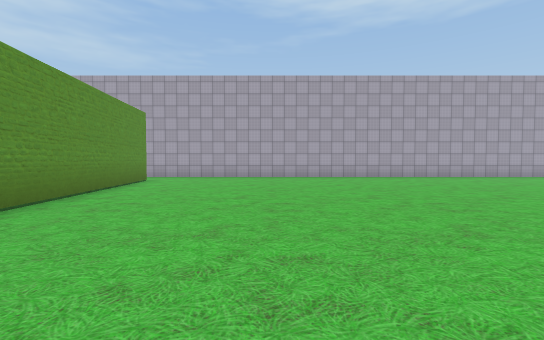
[1] (above)

24 first-person views from a walk through a scene from a Unity 3-D project. The camera is 1.4 m above the floor, tilts 2° down and sees 90° across. The floor is counted in squares, 2 m on a side. Each view is taken from the middle of a square. On the plan, view 1 faces up. The plan holds only what a view shows up to about 9 squares ahead; the rest is blank. The place goes on beyond the plan. The player character is not drawn. Some animated figures are not drawn. Some surface patterns are stand-ins.

[2]
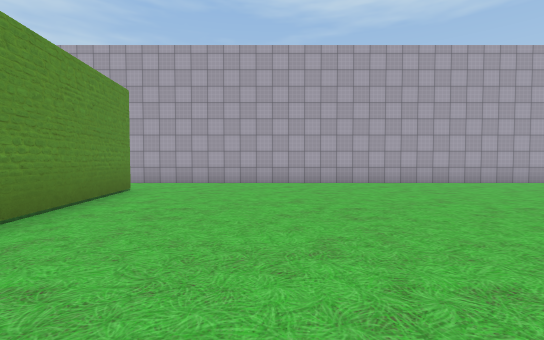

[3]
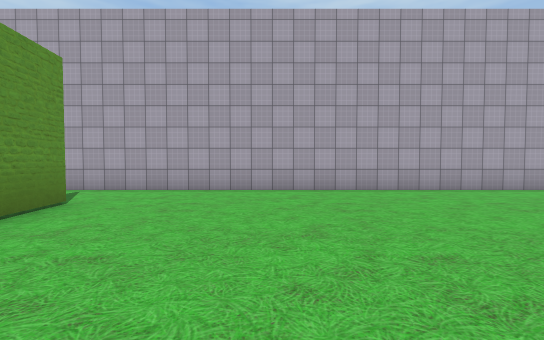

[4]
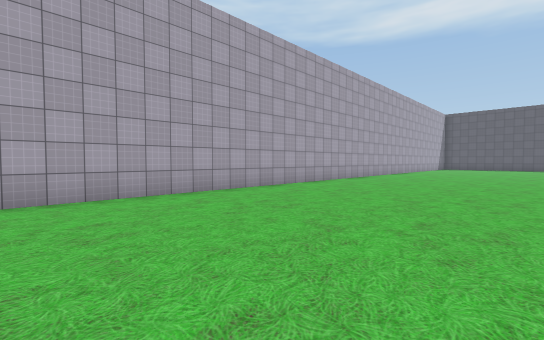

[5]
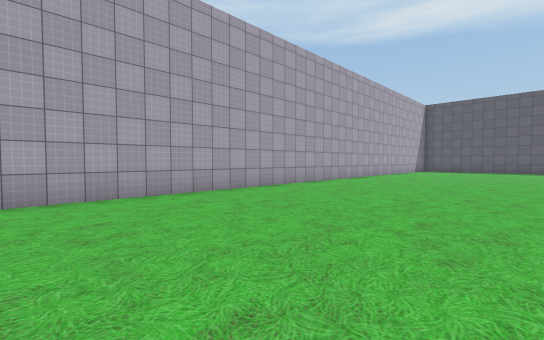

[6]
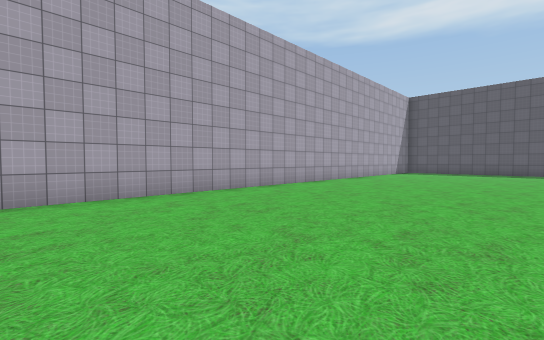

[7]
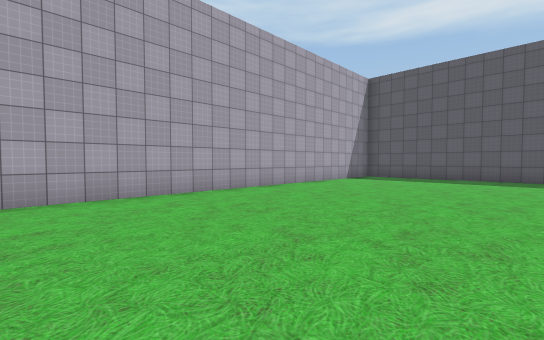

[8]
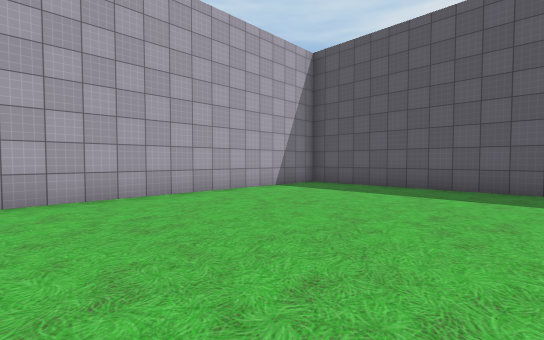

[9]
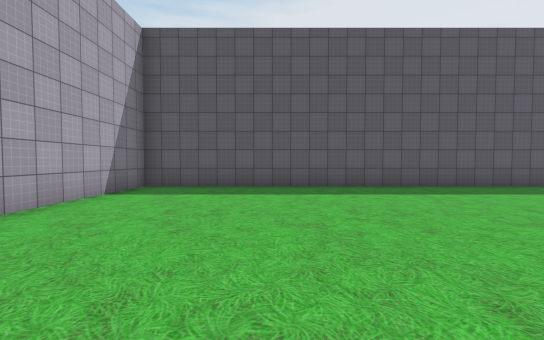

[10]
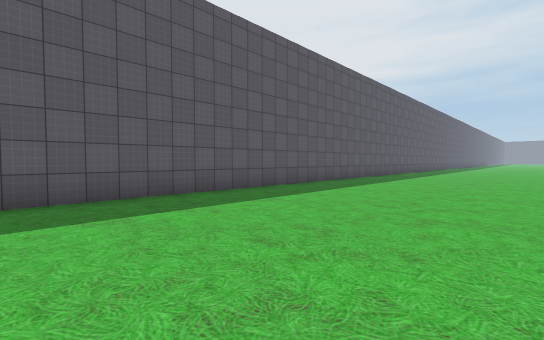

[11]
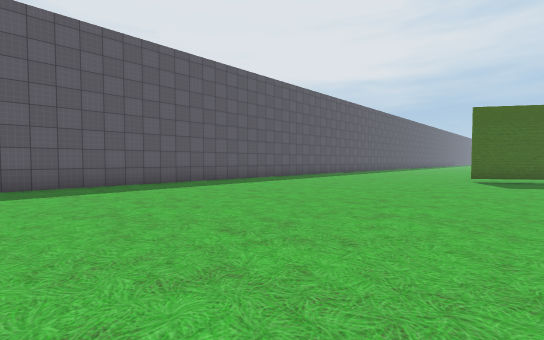

[12]
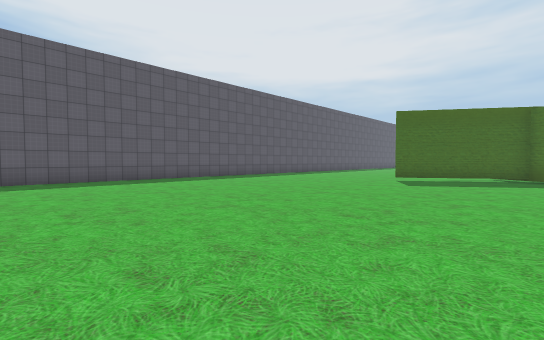

[13]
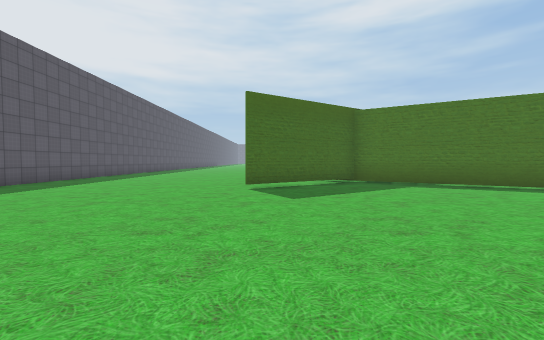

[14]
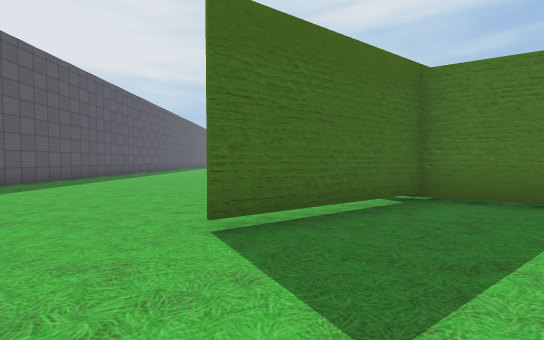

[15]
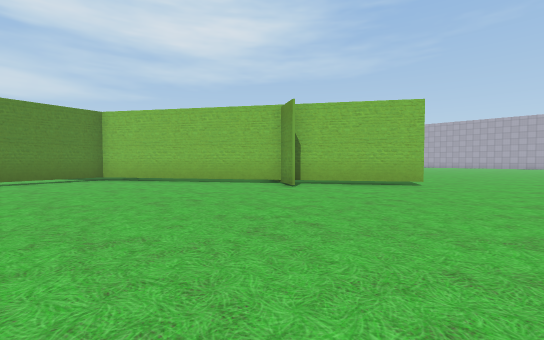

[16]
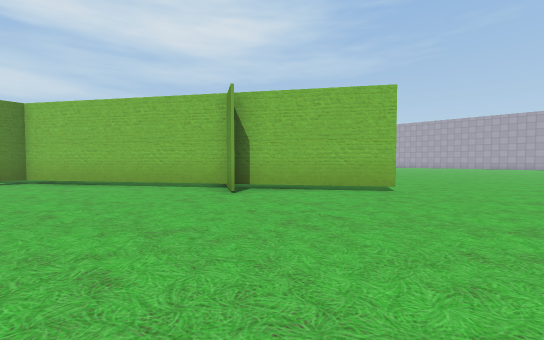

[17]
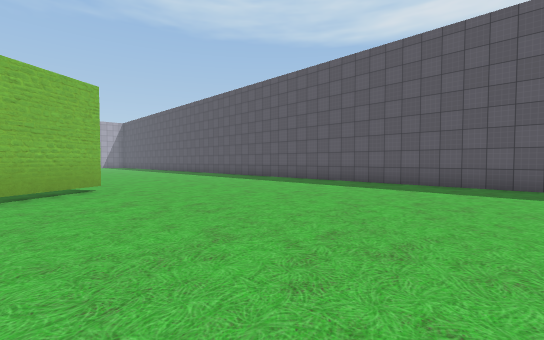

[18]
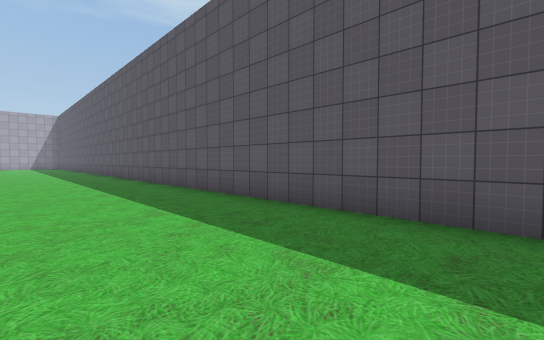

[19]
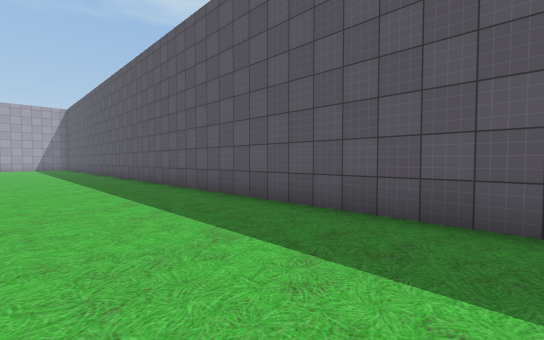

[20]
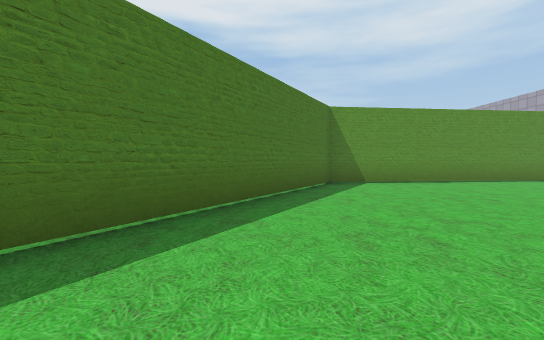

[21]
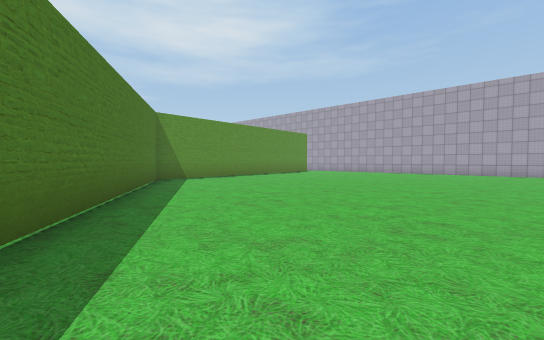

[22]
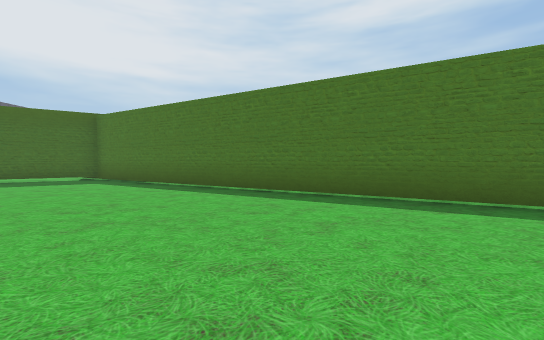

[23]
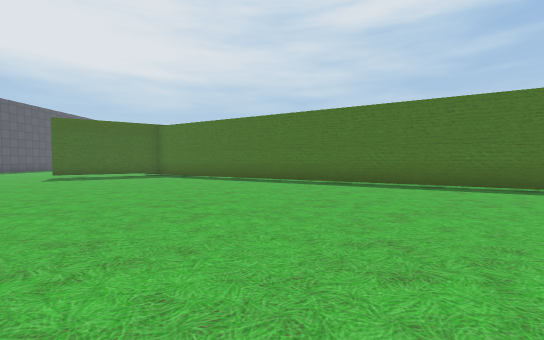

[24]
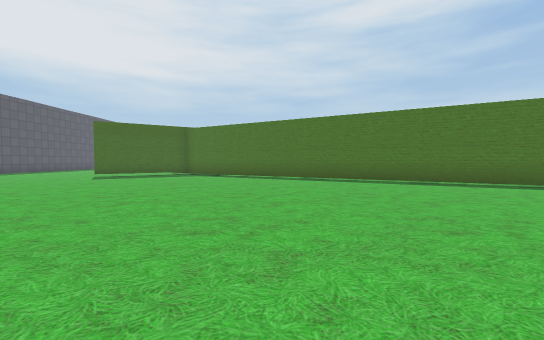

### Floor plan
Key: @ floor where view 1 was taken; # wall or solid block; . floor; T thing the floor can be seen under or through.
Columns run from 6 left of view 1 to 27 right of it. Each row starts with its distance up from view 1.
 12 ##################################
 11 .................................#
 10  ................................#
  9   #..............................#
  8   #..............................#
  7   #..............................#
  6   #..............................#
  5   #..........              ......#
  4   #..........              ......#
  3   #..........              ......#
  2   ##.........     .        ......#
  1   .#.........    ...    .........#
  0    #..@......   ..... ...........#
 -1    ###.......  ..................#
 -2      ###..... ...................#
 -3       .##........................#
 -4         ## ......................#
 -5            ##....................#
 -6            .##...................#
 -7              ###.................#
 -8                ###...............#
 -9                 .##..............#
-10                   ###...TT.......#
-11                    .##.TT........#
-12                     .#TT.........#
-13                   ..##...........#
-14                   ###............#
-15                  ##..............#
-16                  #...............#
-17                 .##..............#
-18                 ..#..........

Positions as (right, up) in squares from view 1, and headings:
1: (0, 0), facing up
2: (-1, 3), facing up
3: (-1, 5), facing up
4: (2, 6), facing up-right
5: (7, 6), facing up-right
6: (10, 6), facing up-right
7: (15, 6), facing up-right
8: (19, 6), facing up-right
9: (19, 8), facing right
10: (21, 6), facing down-right
11: (18, 1), facing down-right
12: (16, 0), facing down-right
13: (19, -3), facing down
14: (19, -7), facing down
15: (22, -18), facing up-left
16: (22, -16), facing up-left
17: (18, -17), facing up-right
18: (23, -16), facing up-right
19: (23, -12), facing up-right
20: (5, -2), facing left
21: (6, -4), facing up-left
22: (10, -2), facing down
23: (11, 1), facing down
24: (12, 2), facing down
